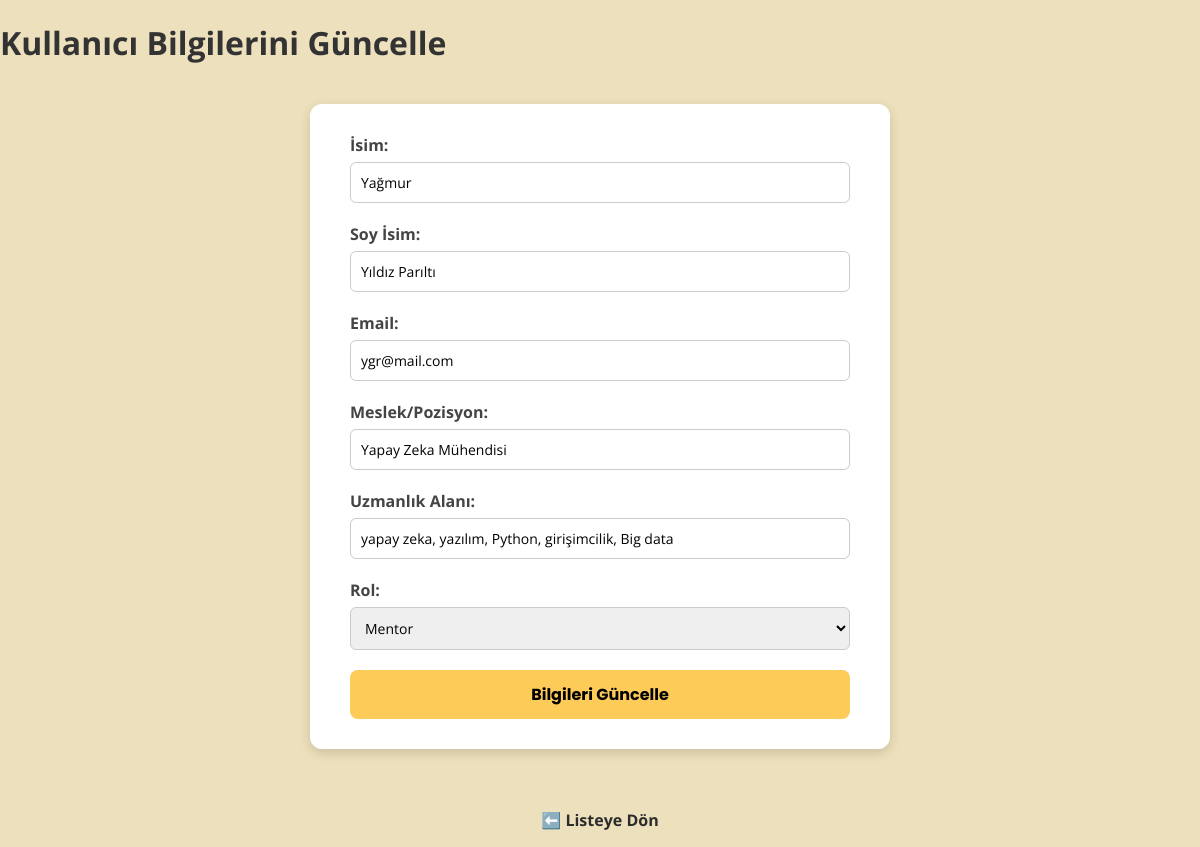
The page /edit-user/29 on the database its author committed.
### tables this page shows
CREATE TABLE users (
        id INTEGER PRIMARY KEY AUTOINCREMENT,
        first_name TEXT NOT NULL,
        last_name TEXT NOT NULL,
        email TEXT UNIQUE NOT NULL,
        occupation TEXT NOT NULL,
        skills TEXT NOT NULL,
        role TEXT CHECK(role IN ('mentor', 'mentee')) NOT NULL,
        selectedMentId INTEGER REFERENCES users(id) ON DELETE SET NULL
    );

### routes.py (the view)
@app.route("/edit-user/<int:user_id>", methods=["GET"])
def edit_user_form(user_id):
    conn = get_db_connection()
    cursor = conn.cursor()
    cursor.execute("SELECT * FROM users WHERE id=?", (user_id,))
    row = cursor.fetchone()
    conn.close()
    if row is None:
        return "Kullanıcı bulunamadı!", 404
    return render_template("edit_user.html", user=row)

### database.py (called while the page is built)
def get_db_connection():
    conn = sqlite3.connect('mentorship.db', check_same_thread=False, timeout=10)
    conn.row_factory = sqlite3.Row
    conn.execute("PRAGMA busy_timeout = 5000")
    return conn

### templates/edit_user.html (shortened to what this page needs)
<!DOCTYPE html>
<html lang="tr">
<head>
    <link rel="stylesheet" href="/static/style.css">
</head>
<body>
    <h1>Kullanıcı Bilgilerini Güncelle</h1>
    <div class="form-container">
        <form action="/edit-user/{{ user.id }}" method="POST">
            <label>İsim:</label>
            <input type="text" name="first_name" value="{{ user.first_name }}" required>
            <label>Soy İsim:</label>
            <input type="text" name="last_name" value="{{ user.last_name }}" required>
            <label>Email:</label>
            <input type="email" name="email" value="{{ user.email }}" required>
            <label>Meslek/Pozisyon:</label>
            <input type="text" name="occupation" value="{{ user.occupation }}" required>
            <label id="skills-label">
            </label>
            <input type="text" name="skills" value="{{ user.skills }}" required>
            <label>Rol:</label>
            <select name="role" id="role" onchange="toggleSkillLabel()" required>
                <option value="mentor" {% if user.role == 'mentor' %}selected{% endif %}>Mentor</option>
            </select>
            <button type="submit">Bilgileri Güncelle</button>
        </form>
    </div>
    <p style="text-align: center;"><a href="/list-users">⬅️ Listeye Dön</a></p>
</body>
</html>

### static/style.css (style rules this page uses)
body { font-family: 'Open Sans', sans-serif; margin: 0; padding: 0; background-color: #EDE0BC; color: #333; }
form { max-width: 500px; margin: 40px auto; background-color: #fff; padding: 30px 40px; border-radius: 12px; box-shadow: 0 4px 12px rgba(0, 0, 0, 0.15); font-family: 'Open Sans', sans-serif; }
form label { display: block; margin-bottom: 6px; font-weight: bold; color: #444; }
form input, form select { width: 100%; padding: 10px; margin-bottom: 20px; border: 1px solid #ccc; border-radius: 6px; font-size: 14px; font-family: 'Open Sans', sans-serif; box-sizing: border-box; }
form button { width: 100%; padding: 12px; background-color: #FDCB58; color: #000; font-weight: bold; font-size: 16px; border: none; border-radius: 8px; cursor: pointer; font-family: 'Poppins', sans-serif; transition: background-color 0.3s ease; }
p a, .page-link { display: inline-block; text-align: center; margin-top: 20px; font-weight: bold; color: #2c2c2c; text-decoration: none; }

### rows shown on the page
users: first_name "Yağmur", last_name "Yıldız Parıltı", email "ygr@mail.com", occupation "Yapay Zeka Mühendisi", skills "yapay zeka, yazılım, Python, girişimcilik, Big data", role "Mentor"
